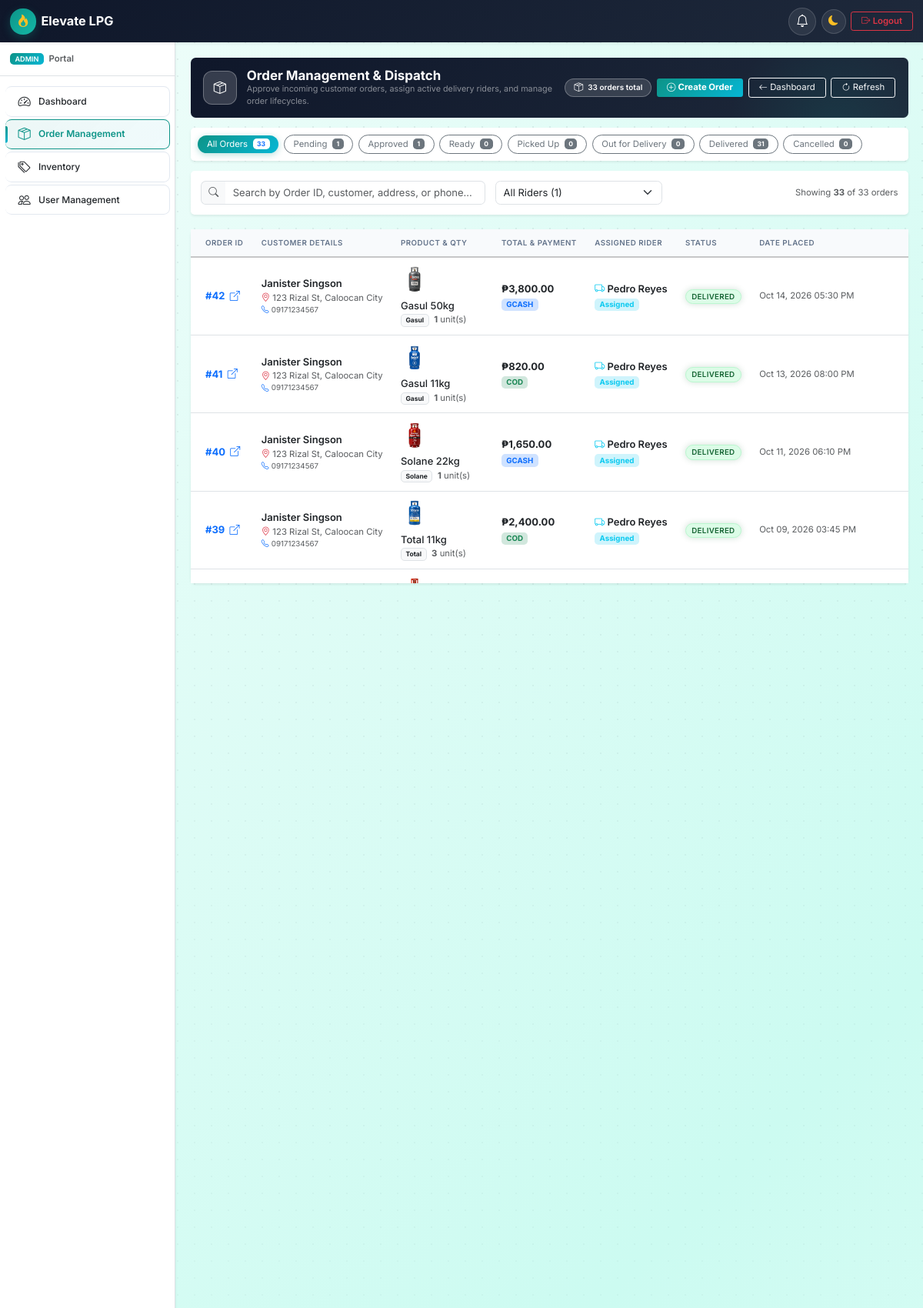
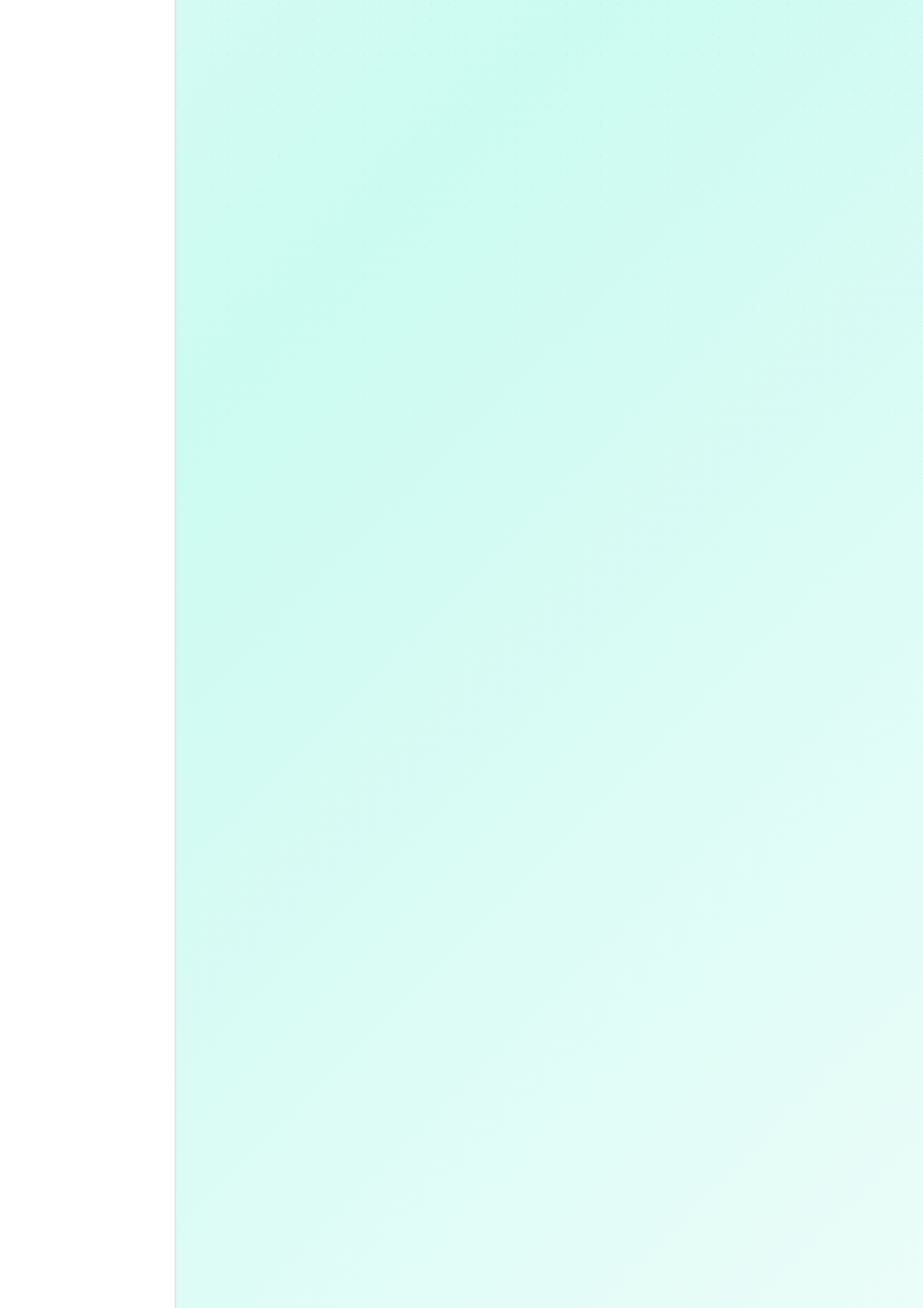
The app's page /pages/admin/orders.php (signed in, upper part) with its own data (2 pictures, top to bottom).
### tables this page shows
CREATE TABLE `orders` (
  `id` int(11) NOT NULL AUTO_INCREMENT,
  `customer_id` int(11) NOT NULL,
  `product_id` int(11) NOT NULL,
  `rider_id` int(11) DEFAULT NULL,
  `quantity` int(10) unsigned NOT NULL,
  `unit_price` decimal(10,2) NOT NULL,
  `total_amount` decimal(10,2) NOT NULL,
  `payment_method` enum('cod','gcash') NOT NULL DEFAULT 'cod',
  `payment_reference` varchar(64) DEFAULT NULL,
  `payment_id` varchar(64) DEFAULT NULL,
  `payment_status` enum('unpaid','paid','failed') NOT NULL DEFAULT 'unpaid',
  `refund_status` enum('none','requested','refunded','failed','rejected') NOT NULL DEFAULT 'none',
  `refund_reference` varchar(64) DEFAULT NULL,
  `refund_reason` varchar(255) DEFAULT NULL,
  `refund_requested_at` datetime DEFAULT NULL,
  `refund_processed_at` datetime DEFAULT NULL,
  `cancel_reason` varchar(255) DEFAULT NULL,
  `paid_at` datetime DEFAULT NULL,
  `status` enum('pending_payment','pending','approved','ready_for_delivery','picked_up','out_for_delivery','delivered','cancelled') NOT NULL DEFAULT 'pending',
  `delivery_address` text NOT NULL,
  `delivery_latitude` decimal(10,7) DEFAULT NULL,
  `delivery_longitude` decimal(10,7) DEFAULT NULL,
  `contact_phone` varchar(20) NOT NULL,
  `notes` text DEFAULT NULL,
  `created_at` timestamp NOT NULL DEFAULT current_timestamp(),
  `updated_at` timestamp NOT NULL DEFAULT current_timestamp() ON UPDATE current_timestamp(),
  `delivered_at` timestamp NULL DEFAULT NULL,
  `delivery_proof_path` varchar(255) DEFAULT NULL,
  `delivery_proof_at` datetime DEFAULT NULL,
  `delivery_note` varchar(255) DEFAULT NULL,
  PRIMARY KEY (`id`),
  KEY `fk_orders_product` (`product_id`),
  KEY `idx_customer` (`customer_id`),
  KEY `idx_rider` (`rider_id`),
  KEY `idx_status` (`status`),
  KEY `idx_created` (`created_at`),
  KEY `idx_payment_reference` (`payment_reference`),
  KEY `idx_payment_id` (`payment_id`),
  KEY `idx_refund_status` (`refund_status`),
  CONSTRAINT `fk_orders_customer` FOREIGN KEY (`customer_id`) REFERENCES `users` (`id`) ON DELETE CASCADE,
  CONSTRAINT `fk_orders_product` FOREIGN KEY (`product_id`) REFERENCES `products` (`id`),
  CONSTRAINT `fk_orders_rider` FOREIGN KEY (`rider_id`) REFERENCES `users` (`id`) ON DELETE SET NULL
);

CREATE TABLE `users` (
  `id` int(11) NOT NULL AUTO_INCREMENT,
  `full_name` varchar(255) NOT NULL,
  `email` varchar(255) NOT NULL,
  `password` varchar(255) NOT NULL,
  `role` enum('customer','admin','rider') NOT NULL DEFAULT 'customer',
  `phone` varchar(20) NOT NULL,
  `address` text NOT NULL,
  `valid_id_path` varchar(500) DEFAULT NULL,
  `status` enum('active','inactive','suspended') NOT NULL DEFAULT 'active',
  `id_verification_status` enum('pending','approved','rejected') NOT NULL DEFAULT 'approved',
  `id_rejection_reason` varchar(500) DEFAULT NULL,
  `id_reviewed_by` int(11) DEFAULT NULL,
  `id_reviewed_at` datetime DEFAULT NULL,
  `purge_warned_at` datetime DEFAULT NULL,
  `created_at` timestamp NOT NULL DEFAULT current_timestamp(),
  `updated_at` timestamp NOT NULL DEFAULT current_timestamp() ON UPDATE current_timestamp(),
  PRIMARY KEY (`id`),
  UNIQUE KEY `email` (`email`),
  KEY `idx_role` (`role`),
  KEY `idx_status` (`status`),
  KEY `idx_verification_reviewed` (`id_verification_status`, `id_reviewed_at`)
);

CREATE TABLE `products` (
  `id` int(11) NOT NULL AUTO_INCREMENT,
  `name` varchar(255) NOT NULL,
  `brand` varchar(255) NOT NULL,
  `weight` varchar(50) NOT NULL,
  `price` decimal(10,2) NOT NULL,
  `stock` int(10) unsigned NOT NULL DEFAULT 0,
  `image_url` varchar(500) DEFAULT NULL,
  `status` enum('active','inactive') NOT NULL DEFAULT 'active',
  `created_at` timestamp NOT NULL DEFAULT current_timestamp(),
  `updated_at` timestamp NOT NULL DEFAULT current_timestamp() ON UPDATE current_timestamp(),
  PRIMARY KEY (`id`),
  KEY `idx_brand` (`brand`),
  KEY `idx_status` (`status`)
);

### pages/admin/orders.php (the view, shortened to what the rows shown need)
<?php
require_once __DIR__ . '/../../includes/helpers.php';
require_once __DIR__ . '/../../classes/Order.php';
$db = Database::connect();
$orderModel = new Order($db);
$orders = $orderModel->getAll();
require_once __DIR__ . '/../../templates/header.php';
require_once __DIR__ . '/../../templates/components/order-card.php';
?>
<div class="container-fluid px-0" id="adminOrdersContainer">
    <div class="card border-0 shadow-sm rounded-3" data-aos="fade-up">
        <div class="card-body p-0">
            <?php if (empty($orders)): ?>
                <div class="text-center py-5 px-3">
                    <div class="mb-3 text-muted">
                        <i class="bi bi-inbox fs-1 opacity-50"></i>
                    </div>
                    <h5 class="fw-bold">No orders found in database</h5>
                    <p class="text-muted small mb-0">Customer orders will appear here once submitted.</p>
                </div>
            <?php else: ?>
                <div class="table-responsive sales-report-table-scroll sales-report-tx-scroll d-none d-md-block">
                    <table class="table table-hover align-middle mb-0" id="adminOrdersTable">
                        <thead class="table-light">
                            <tr>
                                <th class="ps-4">Order ID</th>
                                <th>Customer Details</th>
                                <th>Product & Qty</th>
                                <th>Total & Payment</th>
                                <th>Assigned Rider</th>
                                <th>Status</th>
                                <th>Date Placed</th>
                                <th class="text-end pe-4">Actions</th>
                            </tr>
                        </thead>
                        <tbody>
                            <?php foreach ($orders as $order): ?>
                                <?php
                                $orderId = (int)$order['id'];
                                $status = (string)$order['status'];
                                $paymentMethod = strtoupper((string)($order['payment_method'] ?? 'COD'));
                                $riderId = (int)($order['rider_id'] ?? 0);
                                $riderName = (string)($order['rider_name'] ?? '');
                                ?>
                                <tr class="admin-order-row admin-order-row-table app-clickable-row"
                                    data-order-id="<?= $orderId ?>"
                                    data-status="<?= e($status) ?>"
                                    data-rider-id="<?= $riderId ?>"
                                    data-rider-name="<?= e($riderName) ?>"
                                    data-customer="<?= e($order['customer_name'] ?? '') ?>"
                                    data-phone="<?= e($order['contact_phone'] ?? '') ?>"
                                    data-address="<?= e($order['delivery_address'] ?? '') ?>"
                                    data-product="<?= e($order['product_name'] ?? '') ?>"
                                    data-brand="<?= e($order['product_brand'] ?? '') ?>"
                                    data-weight="<?= e($order['product_weight'] ?? '') ?>"
                                    data-qty="<?= (int)$order['quantity'] ?>"
                                    data-unit-price="<?= (float)$order['unit_price'] ?>"
                                    data-total="<?= (float)$order['total_amount'] ?>"
                                    data-payment="<?= e($paymentMethod) ?>"
                                    data-notes="<?= e($order['notes'] ?? '') ?>"
                                    data-created="<?= e(format_date($order['created_at'])) ?>"
                                    data-delivered="<?= e(format_date($order['delivered_at'] ?? '')) ?>"
                                    data-href="<?= url('pages/admin/order-detail.php?id=' . $orderId) ?>">
                                    <td class="ps-4 fw-bold text-primary">
                                        <a href="<?= url('pages/admin/order-detail.php?id=' . $orderId) ?>" class="text-primary text-decoration-none">
                                            #<?= $orderId ?> <i class="bi bi-box-arrow-up-right fs-6 ms-1"></i>
                                        </a>
                                    </td>
                                    <td>
                                        <div class="fw-semibold text-dark"><?= e($order['customer_name'] ?? 'Customer') ?></div>
                                        <div class="small text-muted text-truncate" style="max-width: 220px;" title="<?= e($order['delivery_address'] ?? '') ?>">
                                            <i class="bi bi-geo-alt me-1 text-danger"></i><?= e($order['delivery_address'] ?? '') ?>
                                        </div>
                                        <div class="extra-small text-muted">
                                            <i class="bi bi-telephone me-1 text-primary"></i><?= e($order['contact_phone'] ?? '') ?>
                                        </div>
                                    </td>
                                    <td>
                                        <div class="d-flex align-items-center gap-2">
                                            <?php $adminOrderImage = $order['product_image'] ?? ''; ?>
                                            <div class="flex-shrink-0 rounded overflow-hidden" style="width: 36px; height: 36px;">
                                                <?php if (!empty($adminOrderImage) && is_file(dirname(__DIR__, 2) . '/' . ltrim($adminOrderImage, '/'))): ?>
                                                    <img src="<?= e(asset($adminOrderImage)) ?>" alt="<?= e($order['product_name'] ?? '') ?>" style="width: 100%; height: 100%; object-fit: cover;">
                                                <?php else: ?>
                                                    <div class="bg-light d-flex align-items-center justify-content-center w-100 h-100"><i class="bi bi-fire text-warning"></i></div>
                                                <?php endif; ?>
                                            </div>
                                            <div>
                                                <div class="fw-medium text-dark text-truncate" style="max-width: 210px;" title="<?= e($order['product_name'] ?? 'LPG Cylinder') ?>"><?= e($order['product_name'] ?? 'LPG Cylinder') ?></div>
                                                <div class="small text-muted">
                                                    <?php if (!empty($order['product_brand'])): ?>
                                                        <span class="badge bg-light text-dark border me-1"><?= e($order['product_brand']) ?></span>
                                                    <?php endif; ?>
                                                    <span><strong><?= (int)$order['quantity'] ?></strong> unit(s)</span>
                                                </div>
                                            </div>
                                        </div>
                                    </td>
                                    <td>
                                        <div class="fw-bold text-dark"><?= e(format_currency($order['total_amount'])) ?></div>
                                        <span class="badge <?= $paymentMethod === 'GCASH' ? 'bg-primary-subtle text-primary' : 'bg-success-subtle text-success' ?> extra-small">
                                            <?= e($paymentMethod) ?>
                                        </span>
                                    </td>
                                    <td>
                                        <?php if (!empty($riderName)): ?>
                                            <div class="fw-semibold text-dark"><i class="bi bi-truck me-1 text-info"></i><?= e($riderName) ?></div>
                                            <span class="badge bg-info-subtle text-info extra-small">Assigned</span>
                                        <?php else: ?>
                                            <span class="badge bg-light text-muted border">Unassigned</span>
                                        <?php endif; ?>
                                    </td>
                                    <td>
                                        <?= get_order_status_badge($status) ?>
                                    </td>
                                    <td class="text-muted small">
                                        <?= e(format_date($order['created_at'], 'M d, Y h:i A')) ?>
                                    </td>
                                    <td class="text-end pe-4">
                                    </td>
                                </tr>
                            <?php endforeach; ?>
                        </tbody>
                    </table>
                </div>
            <?php endif; ?>
        </div>
    </div>
</div>
<?php
require_once __DIR__ . '/../../templates/footer.php';
?>

### templates/components/order-card.php (shortened to what the rows shown need)
<?php
if (!function_exists('get_order_status_badge')) {
    function get_order_status_badge(string $status): string {
        $status = strtolower($status);
        $labels = [
            'pending_payment'    => ['label' => 'Pending Payment',    'class' => 'badge-status-pending_payment'],
            'pending'            => ['label' => 'Pending',            'class' => 'badge-status-pending'],
            'approved'           => ['label' => 'Approved',           'class' => 'badge-status-approved'],
            'ready_for_delivery' => ['label' => 'Ready for Delivery', 'class' => 'badge-status-ready_for_delivery'],
            'picked_up'          => ['label' => 'Picked Up',          'class' => 'badge-status-picked_up'],
            'out_for_delivery'   => ['label' => 'Out for Delivery',   'class' => 'badge-status-out_for_delivery'],
            'delivered'          => ['label' => 'Delivered',          'class' => 'badge-status-delivered'],
            'cancelled'          => ['label' => 'Cancelled',          'class' => 'badge-status-cancelled']
        ];
        $info = $labels[$status] ?? ['label' => ucfirst(str_replace('_', ' ', $status)), 'class' => 'bg-secondary text-white'];
        return '<span class="badge ' . e($info['class']) . ' app-status-badge">' . e($info['label']) . '</span>';
    }
}
        ?>

### records on screen
orders: id "42", customer.full_name "Janister Singson", delivery_address "123 Rizal St, Caloocan City", contact_phone "09171234567", product.image_url (picture), product.name "Gasul 50kg", product.brand "Gasul", quantity "1", total_amount "₱3,800.00", payment_method "GCASH", rider.full_name "Pedro Reyes", status "DELIVERED", created_at "Oct 14, 2026 05:30 PM"
orders: id "41", customer.full_name "Janister Singson", delivery_address "123 Rizal St, Caloocan City", contact_phone "09171234567", product.image_url (picture), product.name "Gasul 11kg", product.brand "Gasul", quantity "1", total_amount "₱820.00", payment_method "COD", rider.full_name "Pedro Reyes", status "DELIVERED", created_at "Oct 13, 2026 08:00 PM"
orders: id "40", customer.full_name "Janister Singson", delivery_address "123 Rizal St, Caloocan City", contact_phone "09171234567", product.image_url (picture), product.name "Solane 22kg", product.brand "Solane", quantity "1", total_amount "₱1,650.00", payment_method "GCASH", rider.full_name "Pedro Reyes", status "DELIVERED", created_at "Oct 11, 2026 06:10 PM"
orders: id "39", customer.full_name "Janister Singson", delivery_address "123 Rizal St, Caloocan City", contact_phone "09171234567", product.image_url (picture), product.name "Total 11kg", product.brand "Total", quantity "3", total_amount "₱2,400.00", payment_method "COD", rider.full_name "Pedro Reyes", status "DELIVERED", created_at "Oct 09, 2026 03:45 PM"
orders: product.image_url (picture)

### other values on screen
$appName "Elevate LPG"
$role "ADMIN"
$item['label'] "Dashboard"
$item['label'] "Order Management"
$item['label'] "Inventory"
$item['label'] "User Management"
$countAll "33"
$countPending "1"
$countApproved "1"
$countReady "0"
$countPickedUp "0"
$countOutForDelivery "0"
$countDelivered "31"
$countCancelled "0"
